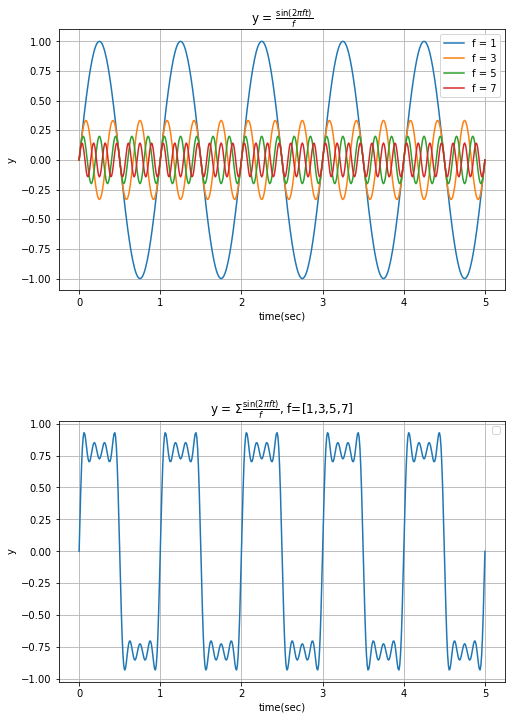

The script that drew this image:
# Instructions
# Generate timedata from 0 to 5, 0.01 sec step
# def sinewave(). Input argument should be timedata, amplitude, frequency, phase and baseline, return y=sine()
# Compute four sinewaves (y=sin), 
# where, frequency = [1,3,5,7](Hz( / [Amp, phase, baseline] = [1, 0(deg)), 0]
# Divide each sine waves by [1,3,5,7], respectively
# Plot these four sinewaves in subplot(2,1,1)
# Add all of the four sinewaves and plot in subplot(2,1,2)

# Set axes labels, ticks accordingly (refer attached pdf file)
# Save figure as 'Task04-4_add_sinewaves_Yourname.pdf'
# Submit both your source code and figure pdf file

#%%
import numpy as np
import matplotlib.pyplot as plt

xdata_time = np.arange(0, 5.01, 0.01)
amp = 1
freq = [1,3,5,7]
phase = 0
base = 0

def sinewave(time, amp, freq, phase, baseline):
    phase_rad = phase*np.pi/180
    y = amp * np.sin(2*np.pi * freq * time - phase_rad) + baseline
    return y

fig = plt.figure(figsize=(8, 12))
plt.subplots_adjust(wspace=0.5, hspace=0.5)
ax1 = plt.subplot(2,1,1)
ax1.set_title('y = $\\frac{\sin(2\pi ft)}{f}$')
ax1.set_xlabel('time(sec)')
ax1.set_ylabel('y')
ax1.set_yticks(np.arange(-1, 1.1, 0.25))
ax1.grid()
ax1.plot(xdata_time, sinewave(xdata_time, amp, freq[0], phase, base) / freq[0], label = 'f = ' + str(freq[0]))
ax1.plot(xdata_time, sinewave(xdata_time, amp, freq[1], phase, base) / freq[1], label = 'f = ' + str(freq[1]))
ax1.plot(xdata_time, sinewave(xdata_time, amp, freq[2], phase, base) / freq[2], label = 'f = ' + str(freq[2]))
ax1.plot(xdata_time, sinewave(xdata_time, amp, freq[3], phase, base) / freq[3], label = 'f = ' + str(freq[3]))
ax1.legend()

ax1 = plt.subplot(2,1,2)
ax1.set_title('y = ' + r'$\Sigma$' + '$\\frac{\sin(2\pi ft)}{f}$, f=[1,3,5,7]')
ax1.set_xlabel('time(sec)')
ax1.set_ylabel('y')
ax1.set_yticks(np.arange(-1, 1.1, 0.25))
ax1.grid()
sinewave_addition = 0
for i in range(4):
    sinewave_addition += sinewave(xdata_time, amp, freq[i], phase, base) / freq[i]
ax1.plot(xdata_time, sinewave_addition)
ax1.legend()

# %%
